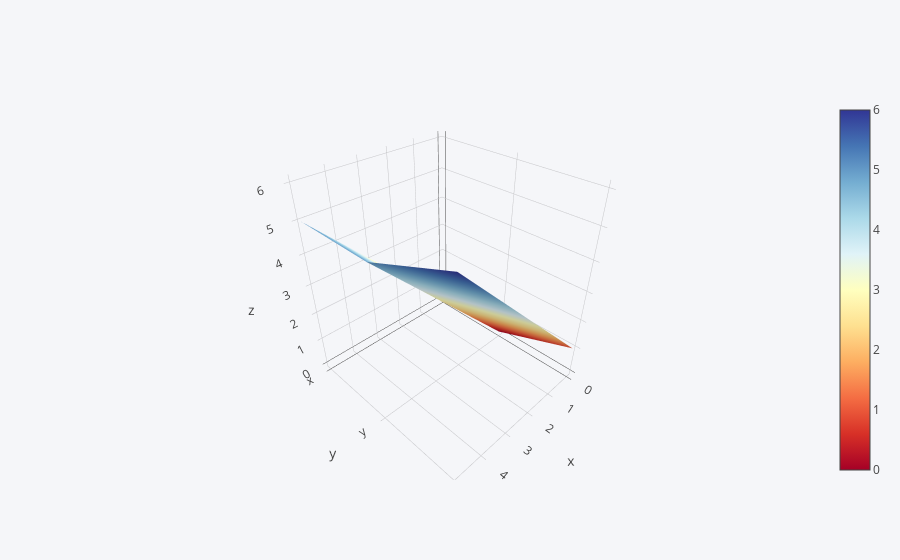

Write notebook code for a chart like this one.
### Markdown cell above
## 3d Surface

### Code cell
df3 = pd.DataFrame({'x':[0,1,2,3,4,5],'y':[0,1,2,3,4,5],'z':[1,2,3,4,5,6]})
df3.iplot(kind='surface',colorscale='rdylbu')

### Figure 1 — Plotly figure (JSON) as saved in the notebook; plotly's stock layout.template omitted (floating-point values rounded to 4 significant figures)
{"data": [{"colorscale": [[0, "rgb(165,0,38)"], [0.1, "rgb(215,48,39)"], [0.2, "rgb(244,109,67)"], [0.3, "rgb(253,174,97)"], [0.4, "rgb(254,224,144)"], [0.5, "rgb(255,255,191)"], [0.6, "rgb(224,243,248)"], [0.7, "rgb(171,217,233)"], [0.8, "rgb(116,173,209)"], [0.9, "rgb(69,117,180)"], [1, "rgb(49,54,149)"]], "type": "surface", "uid": "b0150e93-e5b7-4d91-9105-50b6eb33a0ef", "x": [0, 1, 2, 3, 4, 5], "y": ["x", "y", "z"], "z": [[0, 1, 2, 3, 4, 5], [0, 1, 2, 3, 4, 5], [1, 2, 3, 4, 5, 6]]}], "layout": {"legend": {"bgcolor": "#F5F6F9", "font": {"color": "#4D5663"}}, "paper_bgcolor": "#F5F6F9", "plot_bgcolor": "#F5F6F9", "title": {"font": {"color": "#4D5663"}}, "xaxis": {"gridcolor": "#E1E5ED", "showgrid": true, "tickfont": {"color": "#4D5663"}, "title": {"font": {"color": "#4D5663"}, "text": ""}, "zerolinecolor": "#E1E5ED"}, "yaxis": {"gridcolor": "#E1E5ED", "showgrid": true, "tickfont": {"color": "#4D5663"}, "title": {"font": {"color": "#4D5663"}, "text": ""}, "zerolinecolor": "#E1E5ED"}}}
